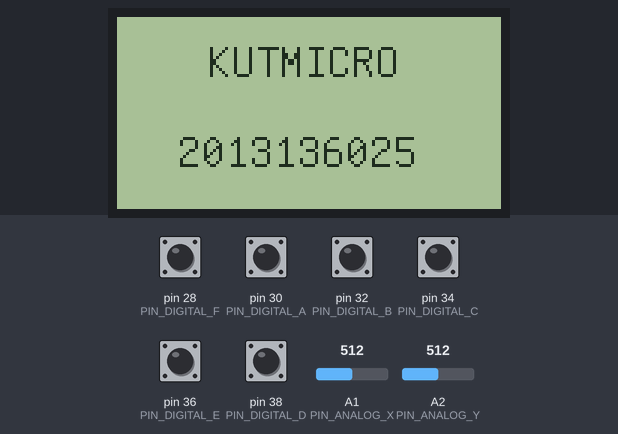
The sketch below on a simulated Arduino Mega 2560, built with avr-gcc and run on an emulated ATmega2560. Shown: 128×64 one-colour display. The test bench sets the inputs (shaded band); at power-on: pin 28 (PIN_DIGITAL_F), pin 30 (PIN_DIGITAL_A), pin 32 (PIN_DIGITAL_B), pin 34 (PIN_DIGITAL_C), pin 36 (PIN_DIGITAL_E), pin 38 (PIN_DIGITAL_D) HIGH, A1 (PIN_ANALOG_X) = 512, A2 (PIN_ANALOG_Y) = 512. Random numbers use the default seed unless the sketch sets one; what the sketch prints to the serial monitor is not drawn.

Above: at 1.2 s.
1.3 s: pin 36 (PIN_DIGITAL_E) pulled LOW for 0.15 s
At 2.8 s:
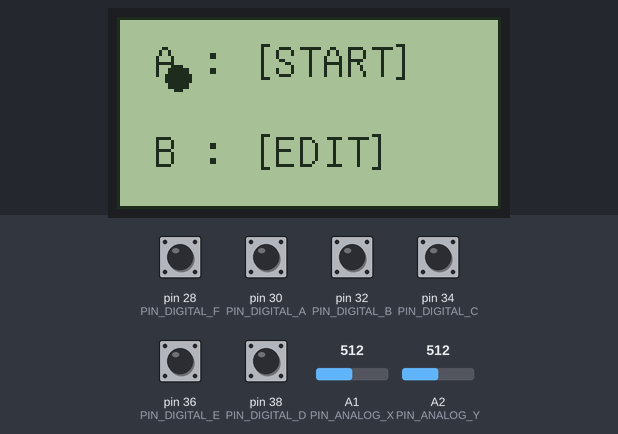
3.1 s: pin 30 (PIN_DIGITAL_A) pulled LOW for 0.15 s
At 3.38 s:
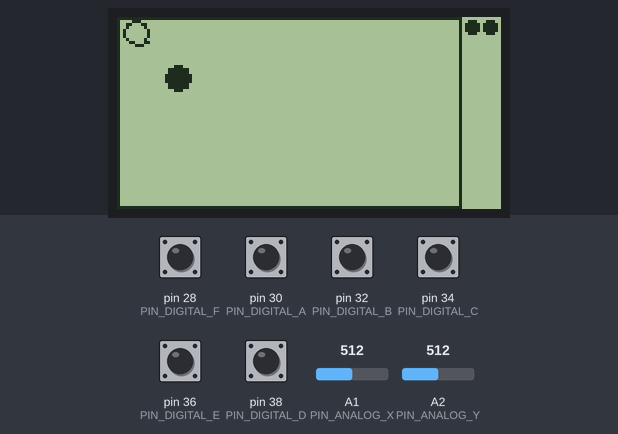
5.3 s: pin 36 (PIN_DIGITAL_E) pulled LOW for 1 s
At 6.0 s:
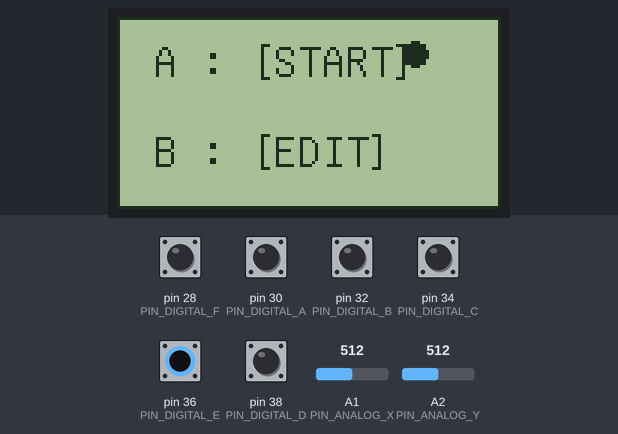
7.8 s: pin 32 (PIN_DIGITAL_B) pulled LOW for 0.15 s
At 8.4 s:
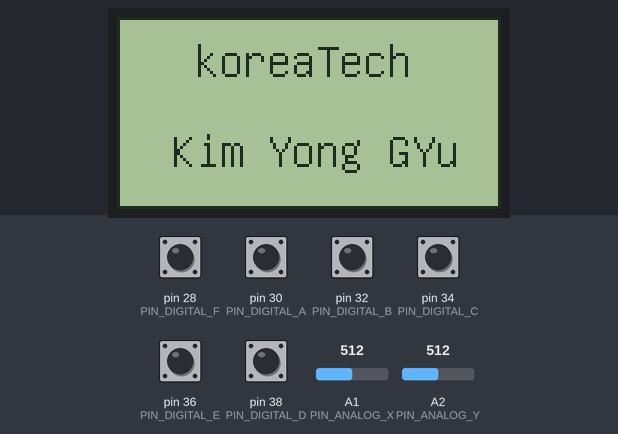
Timing chart, 0 to 10.8 s (numbered marks = the images above; inputs shaded):
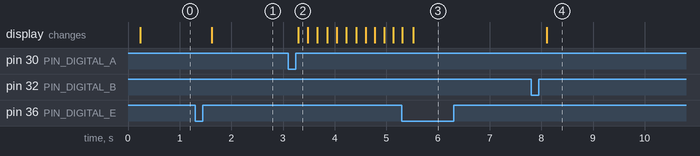

Measured:
- after the input at 1.3 s, the display: changes after 0.32 s (image 1)
- after the input at 3.1 s, the display: changes after 0.19 s (image 2)
- after the input at 7.8 s, the display: changes after 0.30 s (image 4)

The sketch:

sketch_nov28a.ino
```cpp
#include "U8glib.h"

U8GLIB_NHD_C12864 u8g(13, 11, 10, 9, 8);  // SPI Com: SCK = 13, MOSI = 11, CS = 10, CD = 9, RST = 8

int draw_state = 0;

#define PIN_DIGITAL_A 30
#define PIN_DIGITAL_B 32
#define PIN_DIGITAL_C 34
#define PIN_DIGITAL_F 28
#define PIN_DIGITAL_E 36
#define PIN_DIGITAL_D 38
const byte PIN_ANALOG_X = 1;
const byte PIN_ANALOG_Y = 2;
  int stage_state =1;
#define DELAY 500
  int flag =0;

  long randx=0;
  long randy=0;
 int ax=0;
 int ay=0;
int dead = 0;
int x = 20;
int y = 20;
int life =2;
void page1(void) {
  // graphic commands to redraw the complete screen should be placed here
  u8g.setFont(u8g_font_unifont);
  //u8g.setFont(u8g_font_osb21);
  u8g.drawStr( 30, 20, "KUTMICRO");
  u8g.drawStr( 20, 50, "2013136025");
}

void menu(void) {
  // graphic commands to redraw the complete screen should be placed here
  u8g.setFont(u8g_font_unifont);
  //u8g.setFont(u8g_font_osb21);
  u8g.drawStr( 12, 20, "A : [START] ");
  u8g.drawStr( 12, 50, "B : [EDIT] ");
  u8g.drawDisc(x,y,4);
  u8g.drawFrame(0,0,128,64);

}
void edit(void){
  u8g.setFont(u8g_font_unifont);
  //u8g.setFont(u8g_font_osb21);
  u8g.drawStr( 10, 20, "  koreaTech");
  u8g.drawStr( 10, 50, " Kim Yong GYu ");
  u8g.drawFrame(0,0,128,64);
  }

 void game(void){
   u8g.drawFrame(0,0,115,64);

   if(x<5 ){
    x=5;}
   if(x>109){
   x=109;}
   if(y<5){
   y=5;}
   if(y>58){
   y=58;}
   if(stage_state == 1)
    u8g.drawDisc(x,y,4);


  int daad = 0;
    switch(stage_state){
    case 1: stage1();break;
    case 2: gameover();break;
    }
    if(life ==2){
    u8g.drawDisc(118,3,2);
    u8g.drawDisc(124,3,2);
    }
    if(life ==1){
      u8g.drawDisc(118,3,2);
     flag++;
     if(flag==1){
      x=random(1,100);
      y=random(1,50);
     }
      }
      if(life==0){
      stage_state = 2;
      daad++;
      if(daad==1){
        ax=x;
        ay=y;
        }
     }
  }
void stage1(void){
  int dir = random(1,100)%8;
switch(dir){
    case 0: randx++;randy--; break;
    case 1: randx++;randy  ; break;
    case 2: randx++;randy++; break;
    case 3: randx  ;randy++; break;
    case 4: randx--;randy++; break;
    case 5: randx--;randy  ; break;
    case 6: randx--;randy--; break;
    case 7: randx  ;randy--; break;
    }
    if(randx<5 ){
    randx=5;}
   if(randx>109){
   randx=109;}
   if(randy<5){
   randy=5;}
   if(randy>58){
   randy=58;}
   if(randx-x>-8 and randy-y>-8)
   if(randx-x<8 and randy-y<8)
   life--;
   delay(15);
  u8g.drawCircle(randx,randy,4);
  }

  void gameover(void){
    u8g.drawStr( 10, 30, " Game Over ");
    u8g.drawCircle(randx,randy,4);
      u8g.drawDisc(ax,ay,4);
    }
void setup(void) {

  Serial.begin(9600);
  randomSeed(analogRead(A10));

  pinMode(PIN_DIGITAL_A, INPUT);
  digitalWrite(PIN_DIGITAL_A, HIGH);

   pinMode(PIN_DIGITAL_B, INPUT);
  digitalWrite(PIN_DIGITAL_B, HIGH);

  pinMode(PIN_DIGITAL_C, INPUT);
  digitalWrite(PIN_DIGITAL_C, HIGH);

  pinMode(PIN_DIGITAL_F, INPUT);
  digitalWrite(PIN_DIGITAL_F, HIGH);

  pinMode(PIN_DIGITAL_E, INPUT);
  digitalWrite(PIN_DIGITAL_E, HIGH);

  pinMode(PIN_DIGITAL_D, INPUT);
  digitalWrite(PIN_DIGITAL_D, HIGH);

  u8g.setContrast(0); // Config the contrast to the best effect
  u8g.setRot180();// rotate screen, if required
  // set SPI backup if required
  //u8g.setHardwareBackup(u8g_backup_avr_spi);

  // assign default color value
  if ( u8g.getMode() == U8G_MODE_R3G3B2 ) {
    u8g.setColorIndex(255);     // white
  }
  else if ( u8g.getMode() == U8G_MODE_GRAY2BIT ) {
    u8g.setColorIndex(3);         // max intensity
  }
  else if ( u8g.getMode() == U8G_MODE_BW ) {
    u8g.setColorIndex(1);         // pixel on
  }
  else if ( u8g.getMode() == U8G_MODE_HICOLOR ) {
    u8g.setHiColorByRGB(255,255,255);
  }


}

void loop() {

  u8g.firstPage();  //OLED 루프
  do {
    switch(draw_state){
      case 0:page1();break;
      case 1:menu();break;
      case 2:game();break;
      case 3:edit();break;
      case 4:gameover();break;
    }
    }
  while( u8g.nextPage() );


 if(digitalRead(PIN_DIGITAL_A) == LOW) {
   Serial.println("Button A is pressed");
  if(draw_state == 1)draw_state=2;
   }

 else if(digitalRead(PIN_DIGITAL_B) == LOW) {
   Serial.println("Button B is pressed");
   if(draw_state ==1) draw_state=3;
 }
 else if(digitalRead(PIN_DIGITAL_C) == LOW) {
   Serial.println("Button C is pressed");
   }

 else if(digitalRead(PIN_DIGITAL_F) == LOW) {
   Serial.println("Button F is pressed");

 }
  else if(digitalRead(PIN_DIGITAL_E) == LOW) {
   Serial.println("Button E is pressed");
   draw_state=1;
   stage_state=1;
   life=2;
   flag=0;
   }

 else if(digitalRead(PIN_DIGITAL_D) == LOW) {
   Serial.println("Button D is pressed");
   draw_state=0;
   stage_state=1;
life=2;
flag=0;
 }
  Serial.print("x:");
  Serial.print(analogRead(PIN_ANALOG_X));
  Serial.print(" ");

  Serial.print("y:");
  Serial.print(analogRead(PIN_ANALOG_Y));
  Serial.print(" ");

 Serial.print(x);
 Serial.print(y);
  Serial.print(randx);
 Serial.print(randy);
 Serial.println();
if(analogRead(PIN_ANALOG_X)<100){
  y+=5;
  }
else if(analogRead(PIN_ANALOG_X)>900){
  y-=5;
  }
 else if(analogRead(PIN_ANALOG_Y)<100){
  x-=5;
  }
else if(analogRead(PIN_ANALOG_Y)>900){
  x+=5;
  }

}
```
